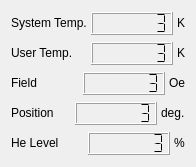
<?xml version="1.0" encoding="UTF-8"?>
<ui version="4.0">
 <class>FrmQDPPMS</class>
 <widget class="QMainWindow" name="FrmQDPPMS">
  <property name="geometry">
   <rect>
    <x>0</x>
    <y>0</y>
    <width>189</width>
    <height>167</height>
   </rect>
  </property>
  <property name="windowTitle">
   <string>LIA Control</string>
  </property>
  <widget class="QWidget" name="widget">
   <layout class="QVBoxLayout" name="verticalLayout">
    <item>
     <layout class="QHBoxLayout">
      <property name="spacing">
       <number>4</number>
      </property>
      <item>
       <widget class="QLabel" name="textLabel8">
        <property name="sizePolicy">
         <sizepolicy hsizetype="Preferred" vsizetype="Fixed">
          <horstretch>0</horstretch>
          <verstretch>0</verstretch>
         </sizepolicy>
        </property>
        <property name="text">
         <string>System Temp.</string>
        </property>
        <property name="wordWrap">
         <bool>false</bool>
        </property>
       </widget>
      </item>
      <item>
       <widget class="QLCDNumber" name="m_lcdTemp">
        <property name="frameShape">
         <enum>QFrame::Box</enum>
        </property>
        <property name="frameShadow">
         <enum>QFrame::Raised</enum>
        </property>
        <property name="smallDecimalPoint">
         <bool>false</bool>
        </property>
        <property name="digitCount">
         <number>7</number>
        </property>
        <property name="mode">
         <enum>QLCDNumber::Dec</enum>
        </property>
        <property name="segmentStyle">
         <enum>QLCDNumber::Flat</enum>
        </property>
        <property name="value" stdset="0">
         <double>3.000000000000000</double>
        </property>
        <property name="intValue" stdset="0">
         <number>3</number>
        </property>
       </widget>
      </item>
      <item>
       <widget class="QLabel" name="textLabel12">
        <property name="sizePolicy">
         <sizepolicy hsizetype="Fixed" vsizetype="Fixed">
          <horstretch>0</horstretch>
          <verstretch>0</verstretch>
         </sizepolicy>
        </property>
        <property name="text">
         <string>K</string>
        </property>
        <property name="wordWrap">
         <bool>false</bool>
        </property>
       </widget>
      </item>
     </layout>
    </item>
    <item>
     <layout class="QHBoxLayout" name="_5">
      <property name="spacing">
       <number>4</number>
      </property>
      <item>
       <widget class="QLabel" name="textLabel8_5">
        <property name="sizePolicy">
         <sizepolicy hsizetype="Preferred" vsizetype="Fixed">
          <horstretch>0</horstretch>
          <verstretch>0</verstretch>
         </sizepolicy>
        </property>
        <property name="text">
         <string>User Temp.</string>
        </property>
        <property name="wordWrap">
         <bool>false</bool>
        </property>
       </widget>
      </item>
      <item>
       <widget class="QLCDNumber" name="m_lcdTempRotator">
        <property name="frameShape">
         <enum>QFrame::Box</enum>
        </property>
        <property name="frameShadow">
         <enum>QFrame::Raised</enum>
        </property>
        <property name="smallDecimalPoint">
         <bool>false</bool>
        </property>
        <property name="digitCount">
         <number>7</number>
        </property>
        <property name="mode">
         <enum>QLCDNumber::Dec</enum>
        </property>
        <property name="segmentStyle">
         <enum>QLCDNumber::Flat</enum>
        </property>
        <property name="value" stdset="0">
         <double>3.000000000000000</double>
        </property>
        <property name="intValue" stdset="0">
         <number>3</number>
        </property>
       </widget>
      </item>
      <item>
       <widget class="QLabel" name="textLabel12_5">
        <property name="sizePolicy">
         <sizepolicy hsizetype="Fixed" vsizetype="Fixed">
          <horstretch>0</horstretch>
          <verstretch>0</verstretch>
         </sizepolicy>
        </property>
        <property name="text">
         <string>K</string>
        </property>
        <property name="wordWrap">
         <bool>false</bool>
        </property>
       </widget>
      </item>
     </layout>
    </item>
    <item>
     <layout class="QHBoxLayout" name="_2">
      <property name="spacing">
       <number>4</number>
      </property>
      <item>
       <widget class="QLabel" name="textLabel8_2">
        <property name="sizePolicy">
         <sizepolicy hsizetype="Preferred" vsizetype="Fixed">
          <horstretch>0</horstretch>
          <verstretch>0</verstretch>
         </sizepolicy>
        </property>
        <property name="text">
         <string>Field</string>
        </property>
        <property name="wordWrap">
         <bool>false</bool>
        </property>
       </widget>
      </item>
      <item>
       <widget class="QLCDNumber" name="m_lcdField">
        <property name="frameShape">
         <enum>QFrame::Box</enum>
        </property>
        <property name="frameShadow">
         <enum>QFrame::Raised</enum>
        </property>
        <property name="smallDecimalPoint">
         <bool>false</bool>
        </property>
        <property name="digitCount">
         <number>7</number>
        </property>
        <property name="mode">
         <enum>QLCDNumber::Dec</enum>
        </property>
        <property name="segmentStyle">
         <enum>QLCDNumber::Flat</enum>
        </property>
        <property name="value" stdset="0">
         <double>3.000000000000000</double>
        </property>
        <property name="intValue" stdset="0">
         <number>3</number>
        </property>
       </widget>
      </item>
      <item>
       <widget class="QLabel" name="textLabel12_2">
        <property name="sizePolicy">
         <sizepolicy hsizetype="Fixed" vsizetype="Fixed">
          <horstretch>0</horstretch>
          <verstretch>0</verstretch>
         </sizepolicy>
        </property>
        <property name="text">
         <string>Oe</string>
        </property>
        <property name="wordWrap">
         <bool>false</bool>
        </property>
       </widget>
      </item>
     </layout>
    </item>
    <item>
     <layout class="QHBoxLayout" name="_3">
      <property name="spacing">
       <number>4</number>
      </property>
      <item>
       <widget class="QLabel" name="textLabel8_3">
        <property name="sizePolicy">
         <sizepolicy hsizetype="Preferred" vsizetype="Fixed">
          <horstretch>0</horstretch>
          <verstretch>0</verstretch>
         </sizepolicy>
        </property>
        <property name="text">
         <string>Position</string>
        </property>
        <property name="wordWrap">
         <bool>false</bool>
        </property>
       </widget>
      </item>
      <item>
       <widget class="QLCDNumber" name="m_lcdPosition">
        <property name="frameShape">
         <enum>QFrame::Box</enum>
        </property>
        <property name="frameShadow">
         <enum>QFrame::Raised</enum>
        </property>
        <property name="smallDecimalPoint">
         <bool>false</bool>
        </property>
        <property name="digitCount">
         <number>7</number>
        </property>
        <property name="mode">
         <enum>QLCDNumber::Dec</enum>
        </property>
        <property name="segmentStyle">
         <enum>QLCDNumber::Flat</enum>
        </property>
        <property name="value" stdset="0">
         <double>3.000000000000000</double>
        </property>
        <property name="intValue" stdset="0">
         <number>3</number>
        </property>
       </widget>
      </item>
      <item>
       <widget class="QLabel" name="textLabel12_3">
        <property name="sizePolicy">
         <sizepolicy hsizetype="Fixed" vsizetype="Fixed">
          <horstretch>0</horstretch>
          <verstretch>0</verstretch>
         </sizepolicy>
        </property>
        <property name="text">
         <string>deg.</string>
        </property>
        <property name="wordWrap">
         <bool>false</bool>
        </property>
       </widget>
      </item>
     </layout>
    </item>
    <item>
     <layout class="QHBoxLayout" name="_4">
      <property name="spacing">
       <number>4</number>
      </property>
      <item>
       <widget class="QLabel" name="textLabel8_4">
        <property name="sizePolicy">
         <sizepolicy hsizetype="Preferred" vsizetype="Fixed">
          <horstretch>0</horstretch>
          <verstretch>0</verstretch>
         </sizepolicy>
        </property>
        <property name="text">
         <string>He Level</string>
        </property>
        <property name="wordWrap">
         <bool>false</bool>
        </property>
       </widget>
      </item>
      <item>
       <widget class="QLCDNumber" name="m_lcdHeliumLevel">
        <property name="frameShape">
         <enum>QFrame::Box</enum>
        </property>
        <property name="frameShadow">
         <enum>QFrame::Raised</enum>
        </property>
        <property name="smallDecimalPoint">
         <bool>false</bool>
        </property>
        <property name="digitCount">
         <number>7</number>
        </property>
        <property name="mode">
         <enum>QLCDNumber::Dec</enum>
        </property>
        <property name="segmentStyle">
         <enum>QLCDNumber::Flat</enum>
        </property>
        <property name="value" stdset="0">
         <double>3.000000000000000</double>
        </property>
        <property name="intValue" stdset="0">
         <number>3</number>
        </property>
       </widget>
      </item>
      <item>
       <widget class="QLabel" name="textLabel12_4">
        <property name="sizePolicy">
         <sizepolicy hsizetype="Fixed" vsizetype="Fixed">
          <horstretch>0</horstretch>
          <verstretch>0</verstretch>
         </sizepolicy>
        </property>
        <property name="text">
         <string>%</string>
        </property>
        <property name="wordWrap">
         <bool>false</bool>
        </property>
       </widget>
      </item>
     </layout>
    </item>
   </layout>
  </widget>
 </widget>
 <layoutdefault spacing="6" margin="11"/>
 <pixmapfunction>qPixmapFromMimeSource</pixmapfunction>
 <resources/>
 <connections/>
</ui>
